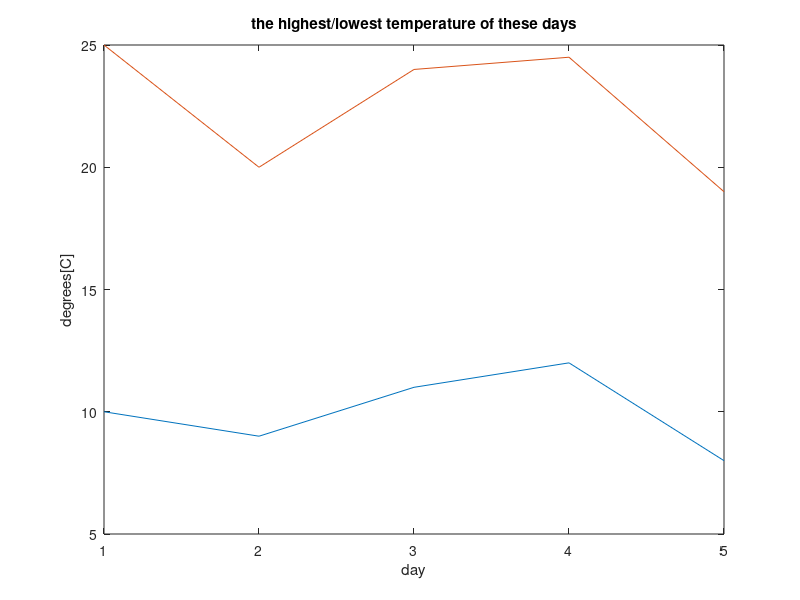

This figure's MATLAB source:
%nm114_1: plot the data of a 5x2 array stored in "temp.dat"
load temp.dat
clf, plot(temp) %clear any existent figure and plot
title('the highest/lowest temperature of these days')
ylabel('degrees[C]'), xlabel('day')